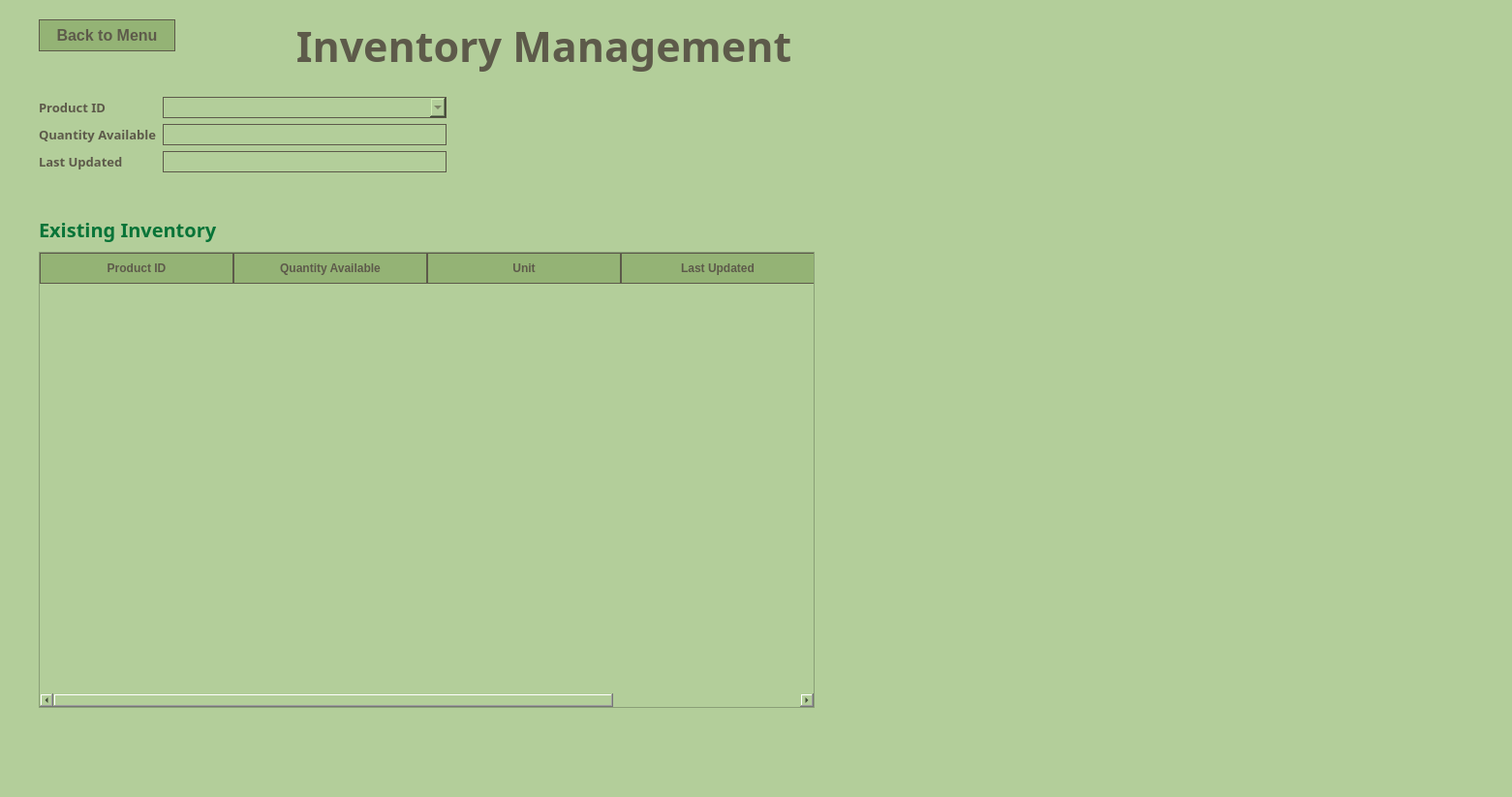
<?xml version="1.0" encoding="UTF-8"?>
<ui version="4.0">
 <class>InventoryManagement</class>
 <widget class="QMainWindow" name="InventoryManagement">
  <property name="geometry">
   <rect>
    <x>0</x>
    <y>0</y>
    <width>1561</width>
    <height>823</height>
   </rect>
  </property>
  <property name="windowTitle">
   <string>Farm Flow: Inventory Management</string>
  </property>
  <widget class="QWidget" name="centralwidget">
   <property name="styleSheet">
    <string>background-color: #b3ce9a;</string>
   </property>
   <widget class="QLabel" name="titleLabel">
    <property name="geometry">
     <rect>
      <x>300</x>
      <y>10</y>
      <width>523</width>
      <height>75</height>
     </rect>
    </property>
    <property name="font">
     <font>
      <family>Papyrus</family>
      <pointsize>32</pointsize>
      <weight>75</weight>
      <bold>true</bold>
     </font>
    </property>
    <property name="styleSheet">
     <string>color: #5D5A4A;</string>
    </property>
    <property name="text">
     <string>Inventory Management</string>
    </property>
    <property name="alignment">
     <set>Qt::AlignCenter</set>
    </property>
   </widget>
   <widget class="QLabel" name="inventoryRecordsLabel">
    <property name="geometry">
     <rect>
      <x>40</x>
      <y>220</y>
      <width>400</width>
      <height>34</height>
     </rect>
    </property>
    <property name="font">
     <font>
      <family>Poor Richard</family>
      <pointsize>15</pointsize>
      <weight>75</weight>
      <bold>true</bold>
     </font>
    </property>
    <property name="styleSheet">
     <string>color: #087438;</string>
    </property>
    <property name="text">
     <string>Existing Inventory</string>
    </property>
   </widget>
   <widget class="QTableWidget" name="inventoryTable">
    <property name="geometry">
     <rect>
      <x>40</x>
      <y>260</y>
      <width>801</width>
      <height>471</height>
     </rect>
    </property>
    <property name="styleSheet">
     <string notr="true">QHeaderView::section {
background-color: #94b375;
color: #5D5A4A;
border: 1px solid #5D5A4A;
padding: 6px;
font-weight: bold;
}
QTableWidget {
background-color: #b3ce9a;
color: #5f734c;
gridline-color: #B8CDBA;
alternate-background-color: #EAF2E7;
}
</string>
    </property>
    <property name="selectionBehavior">
     <enum>QAbstractItemView::SelectRows</enum>
    </property>
    <property name="rowCount">
     <number>0</number>
    </property>
    <property name="columnCount">
     <number>4</number>
    </property>
    <attribute name="horizontalHeaderDefaultSectionSize">
     <number>200</number>
    </attribute>
    <column>
     <property name="text">
      <string>Product ID</string>
     </property>
    </column>
    <column>
     <property name="text">
      <string>Quantity Available</string>
     </property>
    </column>
    <column>
     <property name="text">
      <string>Unit</string>
     </property>
    </column>
    <column>
     <property name="text">
      <string>Last Updated</string>
     </property>
    </column>
   </widget>
   <widget class="QPushButton" name="updateButton">
    <property name="geometry">
     <rect>
      <x>200</x>
      <y>890</y>
      <width>200</width>
      <height>55</height>
     </rect>
    </property>
    <property name="font">
     <font>
      <family>Poor Richard</family>
      <pointsize>10</pointsize>
      <weight>75</weight>
      <bold>true</bold>
     </font>
    </property>
    <property name="styleSheet">
     <string notr="true">background-color: #d5e9c1;
color: #5f734c</string>
    </property>
    <property name="text">
     <string>Update</string>
    </property>
   </widget>
   <widget class="QPushButton" name="deleteButton">
    <property name="geometry">
     <rect>
      <x>440</x>
      <y>890</y>
      <width>200</width>
      <height>55</height>
     </rect>
    </property>
    <property name="font">
     <font>
      <family>Poor Richard</family>
      <pointsize>10</pointsize>
      <weight>75</weight>
      <bold>true</bold>
     </font>
    </property>
    <property name="styleSheet">
     <string notr="true">background-color: #d5e9c1;
color: #5f734c</string>
    </property>
    <property name="text">
     <string>Delete</string>
    </property>
   </widget>
   <widget class="QPushButton" name="clearButton">
    <property name="geometry">
     <rect>
      <x>680</x>
      <y>890</y>
      <width>200</width>
      <height>55</height>
     </rect>
    </property>
    <property name="font">
     <font>
      <family>Poor Richard</family>
      <pointsize>10</pointsize>
      <weight>75</weight>
      <bold>true</bold>
     </font>
    </property>
    <property name="styleSheet">
     <string notr="true">background-color: #d5e9c1;
color: #5f734c</string>
    </property>
    <property name="text">
     <string>Clear</string>
    </property>
   </widget>
   <widget class="QWidget" name="layoutWidget">
    <property name="geometry">
     <rect>
      <x>40</x>
      <y>100</y>
      <width>421</width>
      <height>111</height>
     </rect>
    </property>
    <layout class="QFormLayout" name="formLayout">
     <item row="0" column="0">
      <widget class="QLabel" name="productLabel">
       <property name="font">
        <font>
         <family>Poor Richard</family>
         <pointsize>10</pointsize>
         <weight>75</weight>
         <bold>true</bold>
        </font>
       </property>
       <property name="styleSheet">
        <string>color: #5D5A4A;</string>
       </property>
       <property name="text">
        <string>Product ID</string>
       </property>
      </widget>
     </item>
     <item row="0" column="1">
      <widget class="QComboBox" name="product">
       <property name="font">
        <font>
         <family>Poor Richard</family>
         <pointsize>10</pointsize>
         <weight>50</weight>
         <bold>false</bold>
        </font>
       </property>
       <property name="styleSheet">
        <string>background-color: #b3ce9a;
border: 1px solid #5D5A4A;
color: #5D5A4A;</string>
       </property>
      </widget>
     </item>
     <item row="1" column="0">
      <widget class="QLabel" name="quantityAvailableLabel">
       <property name="font">
        <font>
         <family>Poor Richard</family>
         <pointsize>10</pointsize>
         <weight>75</weight>
         <bold>true</bold>
        </font>
       </property>
       <property name="styleSheet">
        <string>color: #5D5A4A;</string>
       </property>
       <property name="text">
        <string>Quantity Available</string>
       </property>
      </widget>
     </item>
     <item row="1" column="1">
      <widget class="QLineEdit" name="quantityAvailable">
       <property name="font">
        <font>
         <family>Poor Richard</family>
         <pointsize>10</pointsize>
         <weight>50</weight>
         <bold>false</bold>
        </font>
       </property>
       <property name="styleSheet">
        <string>background-color: #b3ce9a;
border: 1px solid #5D5A4A;
color: #5D5A4A;</string>
       </property>
      </widget>
     </item>
     <item row="2" column="0">
      <widget class="QLabel" name="reorderLevelLabel">
       <property name="font">
        <font>
         <family>Poor Richard</family>
         <pointsize>10</pointsize>
         <weight>75</weight>
         <bold>true</bold>
        </font>
       </property>
       <property name="styleSheet">
        <string>color: #5D5A4A;</string>
       </property>
       <property name="text">
        <string>Last Updated</string>
       </property>
      </widget>
     </item>
     <item row="2" column="1">
      <widget class="QLineEdit" name="reorderLevel">
       <property name="font">
        <font>
         <family>Poor Richard</family>
         <pointsize>10</pointsize>
         <weight>50</weight>
         <bold>false</bold>
        </font>
       </property>
       <property name="styleSheet">
        <string>background-color: #b3ce9a;
border: 1px solid #5D5A4A;
color: #5D5A4A;</string>
       </property>
      </widget>
     </item>
    </layout>
   </widget>
   <widget class="QPushButton" name="BACKBUTTON">
    <property name="geometry">
     <rect>
      <x>40</x>
      <y>20</y>
      <width>141</width>
      <height>33</height>
     </rect>
    </property>
    <property name="font">
     <font>
      <family>Arial</family>
      <pointsize>12</pointsize>
      <weight>75</weight>
      <bold>true</bold>
     </font>
    </property>
    <property name="styleSheet">
     <string notr="true"> background-color: #94b375;
 color: #5D5A4A;
border: 1px solid #5D5A4A;</string>
    </property>
    <property name="text">
     <string>Back to Menu</string>
    </property>
   </widget>
   <widget class="QLabel" name="label">
    <property name="geometry">
     <rect>
      <x>10</x>
      <y>440</y>
      <width>1521</width>
      <height>401</height>
     </rect>
    </property>
    <property name="text">
     <string/>
    </property>
    <property name="pixmap">
     <pixmap>sticker4.png</pixmap>
    </property>
    <property name="scaledContents">
     <bool>true</bool>
    </property>
   </widget>
   <widget class="QLabel" name="label_2">
    <property name="geometry">
     <rect>
      <x>490</x>
      <y>90</y>
      <width>311</width>
      <height>161</height>
     </rect>
    </property>
    <property name="text">
     <string/>
    </property>
    <property name="pixmap">
     <pixmap>13.png</pixmap>
    </property>
    <property name="scaledContents">
     <bool>true</bool>
    </property>
   </widget>
   <zorder>label</zorder>
   <zorder>titleLabel</zorder>
   <zorder>inventoryRecordsLabel</zorder>
   <zorder>inventoryTable</zorder>
   <zorder>updateButton</zorder>
   <zorder>deleteButton</zorder>
   <zorder>clearButton</zorder>
   <zorder>layoutWidget</zorder>
   <zorder>BACKBUTTON</zorder>
   <zorder>label_2</zorder>
  </widget>
 </widget>
 <resources/>
 <connections/>
</ui>
